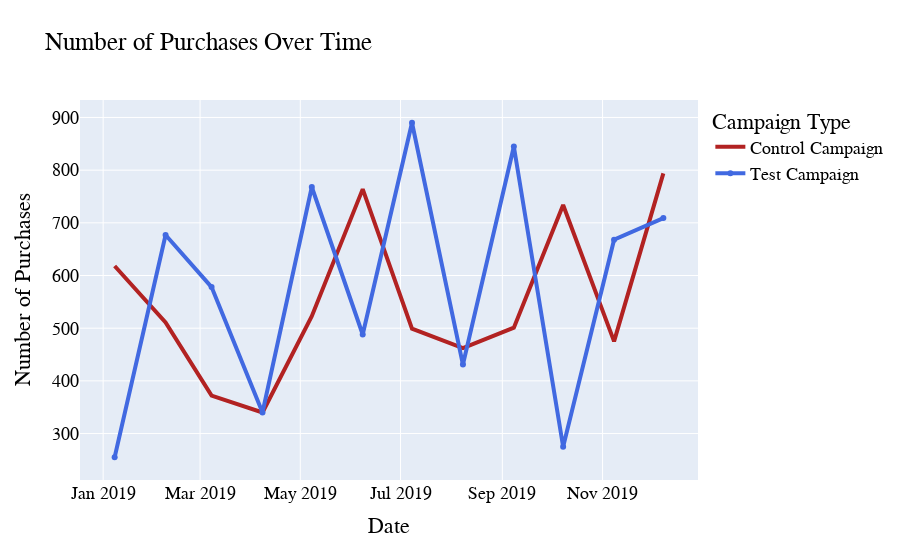

Notebook code for this chart:
### Code cell
control = eighth_of_month_df[eighth_of_month_df['Campaign'] == 'Control Campaign']
test = eighth_of_month_df[eighth_of_month_df['Campaign'] == 'Test Campaign']

fig = go.Figure()
# Create and style traces
fig.add_trace(go.Scatter(x= control['Date'], y= control['Num Purchases'], mode='lines', name='Control Campaign',
                         line=dict(color='firebrick', width=4)))
fig.add_trace(go.Scatter(x= test['Date'], y= test['Num Purchases'], name = 'Test Campaign',
                         line=dict(color='royalblue', width=4)))


fig.update_layout(
    title="Number of Purchases Over Time",
    xaxis_title="Date",
    yaxis_title="Number of Purchases",
    legend_title="Campaign Type",
    font=dict(
        family="Overpass",
        size=18,
        color="Black"
    )
)


fig.show()

### Figure 1 — Plotly figure (JSON) as saved in the notebook; plotly's stock layout.template omitted (floating-point values rounded to 4 significant figures)
{"data": [{"line": {"color": "firebrick", "width": 4}, "mode": "lines", "name": "Control Campaign", "type": "scatter", "x": ["2019-01-08T00:00:00", "2019-02-08T00:00:00", "2019-03-08T00:00:00", "2019-04-08T00:00:00", "2019-05-08T00:00:00", "2019-06-08T00:00:00", "2019-07-08T00:00:00", "2019-08-08T00:00:00", "2019-09-08T00:00:00", "2019-10-08T00:00:00", "2019-11-08T00:00:00", "2019-12-08T00:00:00"], "y": [618, 511, 372, 340, 522.8, 764, 499, 462, 501, 734, 475, 794]}, {"line": {"color": "royalblue", "width": 4}, "name": "Test Campaign", "type": "scatter", "x": ["2019-01-08T00:00:00", "2019-02-08T00:00:00", "2019-03-08T00:00:00", "2019-04-08T00:00:00", "2019-05-08T00:00:00", "2019-06-08T00:00:00", "2019-07-08T00:00:00", "2019-08-08T00:00:00", "2019-09-08T00:00:00", "2019-10-08T00:00:00", "2019-11-08T00:00:00", "2019-12-08T00:00:00"], "y": [255, 677, 578, 340, 768, 488, 890, 431, 845, 275, 668, 709]}], "layout": {"font": {"color": "Black", "family": "Overpass", "size": 18}, "legend": {"title": {"text": "Campaign Type"}}, "title": {"text": "Number of Purchases Over Time"}, "xaxis": {"title": {"text": "Date"}}, "yaxis": {"title": {"text": "Number of Purchases"}}}}
